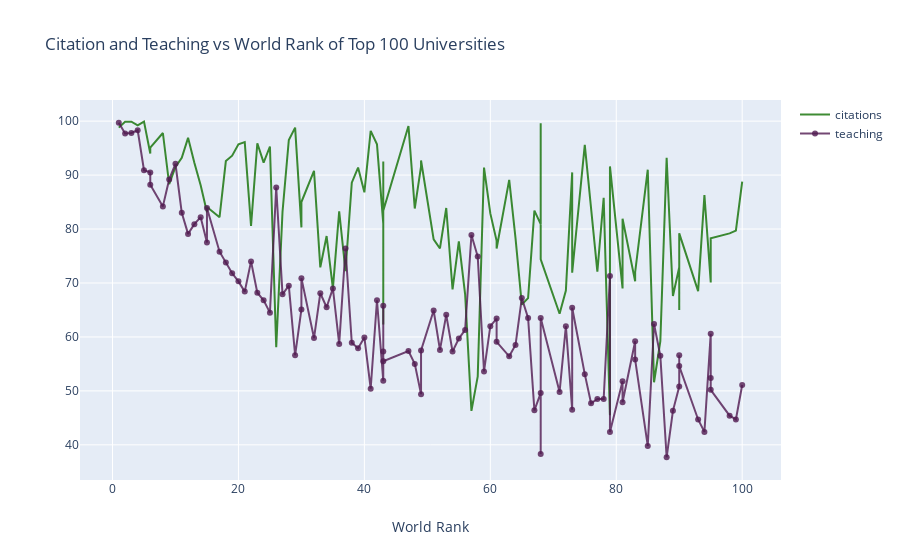

Notebook code cell kept with this figure:
### Markdown cell above
<a id="2"></a> <br>
# Line Charts
<font color='red'>
Line Charts Example: Citation and Teaching vs World Rank of Top 100 Universities
<font color='black'>
* Import graph_objs as *go*
* Creating traces
    * x = x axis
    * y = y axis
    * mode = type of plot like marker, line or line + markers
    * name = name of the plots
    * marker = marker is used with dictionary. 
        * color = color of lines. It takes RGB (red, green, blue) and opacity (alpha)
    * text = The hover text (hover is curser)
* data = is a list that we add traces into it
* layout = it is dictionary.
    * title = title of layout
    * x axis = it is dictionary
        * title = label of x axis
        * ticklen = length of x axis ticks
        * zeroline = showing zero line or not
* fig = it includes data and layout
* iplot() = plots the figure(fig) that is created by data and layout

### Code cell
df = timesData.iloc[:100,:] #ilk 100 ü alıyoruz. sadece 2011'e karşılık geliyor
import plotly.graph_objs as go #import ettik

trace1=go.Scatter(
                    x=df.world_rank, #dünya sıralaması
                    y=df.citations, #citation skor
                    mode="lines",
                    name="citations", #ilk yaratacağımız plot citations
                    marker = dict(color = 'rgba(16, 112, 2, 0.8)'),
                    text= df.university_name )#görsel üzerine geldiğimizde üniversite ismi yazıyor.

#yukarıdakinin aynısını teaching için yaptık
trace2 = go.Scatter(
                    x = df.world_rank,
                    y = df.teaching,
                    mode = "lines+markers",
                    name = "teaching",
                    marker = dict(color = 'rgba(80, 26, 80, 0.8)'),
                    text= df.university_name)
data=[trace1,trace2]
layout = dict(title = 'Citation and Teaching vs World Rank of Top 100 Universities',
              xaxis= dict(title= 'World Rank',ticklen= 5,zeroline= False)
             )
fig=dict(data=data, layout=layout)
iplot(fig)

### Figure 1 — Plotly figure (JSON) as saved in the notebook; plotly's stock layout.template omitted (floating-point values rounded to 4 significant figures)
{"data": [{"marker": {"color": "rgba(16, 112, 2, 0.8)"}, "mode": "lines", "name": "citations", "text": ["Harvard University", "California Institute of Technology", "Massachusetts Institute of Technology", "Stanford University", "Princeton University", "University of Cambridge", "University of Oxford", "University of California, Berkeley", "Imperial College London", "Yale University", "University of California, Los Angeles", "University of Chicago", "Johns Hopkins University", "Cornell University", "ETH Zurich – Swiss Federal Institute of Technology Zurich", "University of Michigan", "University of Toronto", "Columbia University", "University of Pennsylvania", "Carnegie Mellon University", "University of Hong Kong", "University College London", "University of Washington", "Duke University", "Northwestern University", "University of Tokyo", "Georgia Institute of Technology", "Pohang University of Science and Technology", "University of California, Santa Barbara", "University of British Columbia", "University of North Carolina at Chapel Hill", "University of California, San Diego", "University of Illinois at Urbana-Champaign", "National University of Singapore", "McGill University", "University of Melbourne", "Peking University", "Washington University in St Louis", "École Polytechnique", "University of Edinburgh", "Hong Kong University of Science and Technology", "École Normale Supérieure", "Australian National University", "Karolinska Institute", "University of Göttingen", "University of Wisconsin", "Rice University", "École Polytechnique Fédérale de Lausanne", "University of California, Irvine", "University of Science and Technology of China", "Vanderbilt University", "University of Minnesota", "Tufts University", "University of California, Davis", "Brown University", "University of Massachusetts", "Kyoto University", "Tsinghua University", "Boston University", "New York University", "Emory University", "LMU Munich", "University of Notre Dame", "University of Pittsburgh", "Case Western Reserve University", "Ohio State University", "University of Colorado Boulder", "University of Bristol", "University of California, Santa Cruz", "Yeshiva University", "University of Sydney", "University of Virginia", "University of Adelaide", "University of Southern California", "William & Mary", "Trinity College Dublin", "King’s College London", "Stony Brook University", "Korea Advanced Institute of Science and Technology (KAIST)", "University of Sussex", "The University of Queensland", "University of York", "Heidelberg University", "University of Utah", "Durham University", "London School of Economics and Political Science", "University of Manchester", "Royal Holloway, University of London", "Lund University", "University of Southampton", "University of Zurich", "Wake Forest University", "McMaster University", "University College Dublin", "George Washington University", "University of Arizona", "University of Basel", "University of Maryland, College Park", "Dartmouth College", "École Normale Supérieure de Lyon"], "type": "scatter", "x": ["1", "2", "3", "4", "5", "6", "6", "8", "9", "10", "11", "12", "13", "14", "15", "15", "17", "18", "19", "20", "21", "22", "23", "24", "25", "26", "27", "28", "29", "30", "30", "32", "33", "34", "35", "36", "37", "38", "39", "40", "41", "42", "43", "43", "43", "43", "47", "48", "49", "49", "51", "52", "53", "54", "55", "56", "57", "58", "59", "60", "61", "61", "63", "64", "65", "66", "67", "68", "68", "68", "71", "72", "73", "73", "75", "76", "77", "78", "79", "79", "81", "81", "83", "83", "85", "86", "87", "88", "89", "90", "90", "90", "93", "94", "95", "95", "95", "98", "99", "100"], "y": [98.8, 99.9, 99.9, 99.2, 99.9, 94.0, 95.1, 97.8, 88.3, 91.5, 93.2, 96.9, 92.3, 88.1, 83.1, 84.1, 82.2, 92.6, 93.6, 95.7, 96.1, 80.6, 95.9, 92.3, 95.3, 58.1, 83.2, 96.5, 98.8, 80.3, 85.0, 90.8, 72.9, 78.7, 69.0, 83.3, 72.2, 88.6, 91.4, 86.8, 98.2, 95.7, 81.0, 62.3, 92.5, 83.4, 99.1, 83.8, 91.6, 92.7, 78.1, 76.4, 83.9, 68.8, 77.7, 67.9, 46.3, 52.7, 91.4, 82.9, 77.8, 76.4, 89.1, 78.3, 66.0, 67.2, 83.4, 80.9, 99.6, 74.4, 64.3, 68.6, 90.5, 71.9, 95.6, 84.4, 72.1, 85.8, 45.5, 91.6, 69.0, 81.9, 70.3, 72.0, 91.0, 51.6, 59.2, 93.2, 67.6, 72.9, 65.0, 79.2, 68.5, 86.3, 70.2, 70.1, 78.3, 79.2, 79.7, 88.8]}, {"marker": {"color": "rgba(80, 26, 80, 0.8)"}, "mode": "lines+markers", "name": "teaching", "text": ["Harvard University", "California Institute of Technology", "Massachusetts Institute of Technology", "Stanford University", "Princeton University", "University of Cambridge", "University of Oxford", "University of California, Berkeley", "Imperial College London", "Yale University", "University of California, Los Angeles", "University of Chicago", "Johns Hopkins University", "Cornell University", "ETH Zurich – Swiss Federal Institute of Technology Zurich", "University of Michigan", "University of Toronto", "Columbia University", "University of Pennsylvania", "Carnegie Mellon University", "University of Hong Kong", "University College London", "University of Washington", "Duke University", "Northwestern University", "University of Tokyo", "Georgia Institute of Technology", "Pohang University of Science and Technology", "University of California, Santa Barbara", "University of British Columbia", "University of North Carolina at Chapel Hill", "University of California, San Diego", "University of Illinois at Urbana-Champaign", "National University of Singapore", "McGill University", "University of Melbourne", "Peking University", "Washington University in St Louis", "École Polytechnique", "University of Edinburgh", "Hong Kong University of Science and Technology", "École Normale Supérieure", "Australian National University", "Karolinska Institute", "University of Göttingen", "University of Wisconsin", "Rice University", "École Polytechnique Fédérale de Lausanne", "University of California, Irvine", "University of Science and Technology of China", "Vanderbilt University", "University of Minnesota", "Tufts University", "University of California, Davis", "Brown University", "University of Massachusetts", "Kyoto University", "Tsinghua University", "Boston University", "New York University", "Emory University", "LMU Munich", "University of Notre Dame", "University of Pittsburgh", "Case Western Reserve University", "Ohio State University", "University of Colorado Boulder", "University of Bristol", "University of California, Santa Cruz", "Yeshiva University", "University of Sydney", "University of Virginia", "University of Adelaide", "University of Southern California", "William & Mary", "Trinity College Dublin", "King’s College London", "Stony Brook University", "Korea Advanced Institute of Science and Technology (KAIST)", "University of Sussex", "The University of Queensland", "University of York", "Heidelberg University", "University of Utah", "Durham University", "London School of Economics and Political Science", "University of Manchester", "Royal Holloway, University of London", "Lund University", "University of Southampton", "University of Zurich", "Wake Forest University", "McMaster University", "University College Dublin", "George Washington University", "University of Arizona", "University of Basel", "University of Maryland, College Park", "Dartmouth College", "École Normale Supérieure de Lyon"], "type": "scatter", "x": ["1", "2", "3", "4", "5", "6", "6", "8", "9", "10", "11", "12", "13", "14", "15", "15", "17", "18", "19", "20", "21", "22", "23", "24", "25", "26", "27", "28", "29", "30", "30", "32", "33", "34", "35", "36", "37", "38", "39", "40", "41", "42", "43", "43", "43", "43", "47", "48", "49", "49", "51", "52", "53", "54", "55", "56", "57", "58", "59", "60", "61", "61", "63", "64", "65", "66", "67", "68", "68", "68", "71", "72", "73", "73", "75", "76", "77", "78", "79", "79", "81", "81", "83", "83", "85", "86", "87", "88", "89", "90", "90", "90", "93", "94", "95", "95", "95", "98", "99", "100"], "y": [99.7, 97.7, 97.8, 98.3, 90.9, 90.5, 88.2, 84.2, 89.2, 92.1, 83.0, 79.1, 80.9, 82.2, 77.5, 83.9, 75.8, 73.8, 71.8, 70.3, 68.4, 74.0, 68.2, 66.8, 64.5, 87.7, 67.9, 69.5, 56.6, 65.1, 70.9, 59.8, 68.1, 65.5, 69.0, 58.7, 76.4, 58.9, 57.9, 59.9, 50.4, 66.8, 51.9, 65.8, 57.3, 55.5, 57.4, 55.0, 49.4, 57.5, 64.9, 57.6, 64.1, 57.3, 59.7, 61.3, 78.9, 74.9, 53.6, 62.0, 63.4, 59.1, 56.4, 58.5, 67.2, 63.5, 46.4, 49.6, 38.3, 63.5, 49.8, 62.0, 46.5, 65.4, 53.1, 47.7, 48.5, 48.5, 71.3, 42.4, 51.8, 47.9, 59.2, 55.8, 39.8, 62.4, 56.5, 37.7, 46.3, 50.8, 56.6, 54.6, 44.7, 42.4, 60.6, 52.4, 50.2, 45.4, 44.7, 51.1]}], "layout": {"title": {"text": "Citation and Teaching vs World Rank of Top 100 Universities"}, "xaxis": {"ticklen": 5, "title": {"text": "World Rank"}, "zeroline": false}}}
